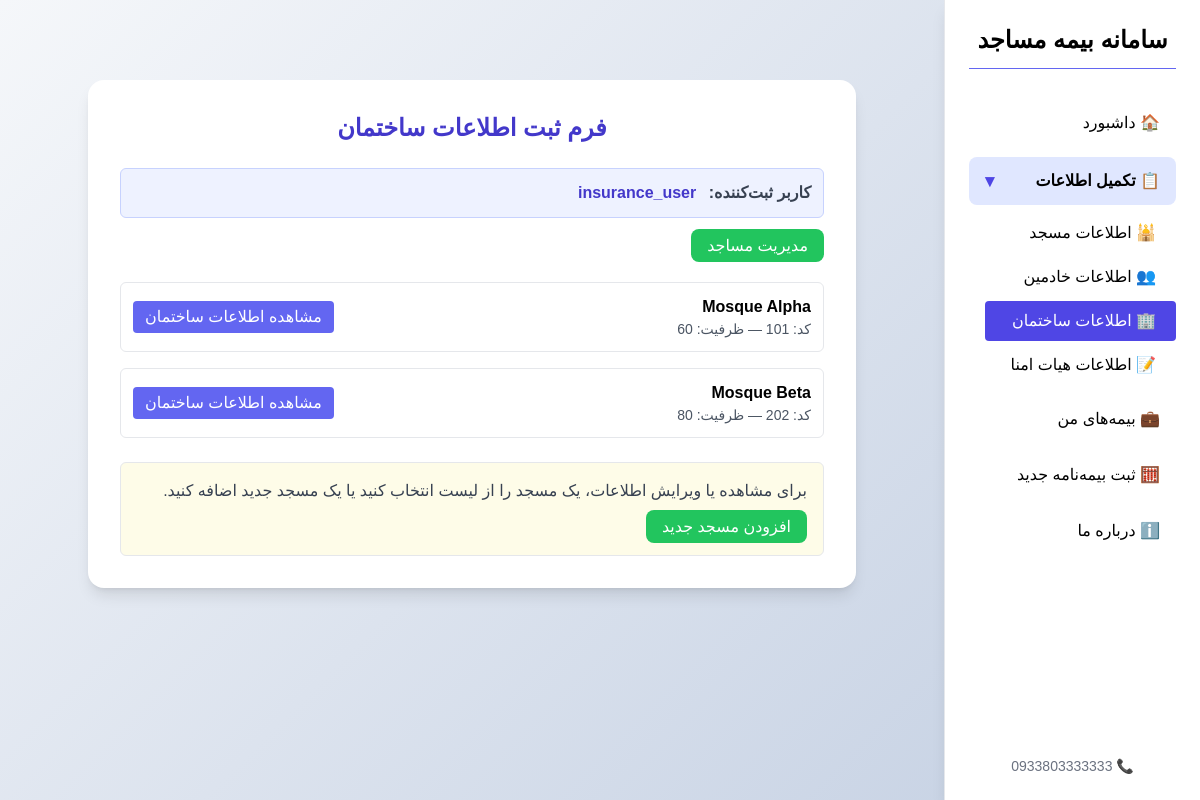
Screenshot of /account/buildform/ (signed in) with the database file from the repository.
### forms/models.py (models this page shows, shortened)
class Signup(models.Model):
    username=models.CharField(max_length=20,verbose_name="نام کاربری",unique=True)
    password=models.CharField(max_length=200,verbose_name="رمز عبور")
    email=models.EmailField(verbose_name="ایمیل",unique=True)
    class Meta:
        verbose_name="کاربران"

class MainRegistration(models.Model):
    registration=models.ForeignKey(Signup,on_delete=models.CASCADE,related_name="mosque",verbose_name="کاربر ثبت کننده")
    mosque_name=models.CharField(max_length=50,verbose_name="نام مسجد")
    mosque_id=models.IntegerField(verbose_name="کد شناسایی مسجد")
    mosque_Capacity=models.IntegerField(validators=[MinValueValidator(10)],verbose_name='ظرفیت نمازگزار')
    mosque_postalcode=models.CharField(verbose_name="کدپستی مسجد",validators=[MinLengthValidator(9)],max_length=11)
    mosque_address=models.CharField(max_length=200,verbose_name="آدرس مسجد")
    mosque_phone=models.CharField(verbose_name="تلفن ثابت مسجد",blank=True,max_length=11,validators=[MinLengthValidator(11)])
    created_phone=models.CharField(verbose_name="تلفن موبایل",max_length=11,validators=[MinLengthValidator(11)],unique=True)
    create_date=models.DateTimeField(auto_now_add=True)
    class Meta:
        verbose_name="لیست مساجد"

### forms/views.py (the view)
@custom_login_required
def BuildingInformation_view(request):
    signup = get_signup_from_session(request)
    mosque_id = request.GET.get('mosque_id') or request.POST.get('mosque_id')
    if mosque_id:
        main_reg = MainRegistration.objects.filter(registration=signup, id=mosque_id).first()
    else:
        main_reg = MainRegistration.objects.filter(registration=signup).first()
    mains = MainRegistration.objects.filter(registration=signup)
    selected = mains.filter(id=mosque_id).first() if mosque_id else None
    has_active_policy = bool(selected and mosque_has_active_policy(signup, selected))
    if not main_reg:
        messages.error(request, "ابتدا فرم اطلاعات اصلی مسجد را تکمیل کنید.")
        return redirect('/account/mainform/')  # مسیر فرم مسجد
    editing = request.GET.get("edit") == "true"
    if selected and mosque_has_active_policy(signup, selected) and request.GET.get('edit') == 'true' and not request.GET.get('endorsement') == 'true':
        messages.warning(
            request,
            "بدلیل داشتن بیمه نامه فعال شما مجاز به تغییر اطلاعات خود نیستید مگر آن که درخواست الحاقیه کنید."
        )
        return redirect(f'/insurance/request-endorsement/?mosque_id={selected.id}')
    if request.method == 'POST':
        data = BuildingInformation.objects.filter(registration=main_reg).first()
        form = BuildingInformation_form(request.POST, instance=data)
        if form.is_valid():
            trustees = form.save(commit=False)
            trustees.registration = main_reg
            trustees.save()
            messages.success(request, "اطلاعات هیات امنا ذخیره شد ✅")
            return redirect(f'/account/mainform/?mosque_id={main_reg.id}')
    else:
        data = BuildingInformation.objects.filter(registration=main_reg).first()
        form = BuildingInformation_form(instance=data)
        if not editing:
            for field in form.fields.values():
                field.widget.attrs['disabled'] = 'disabled'
    return render(request, 'buildingform.html', {
        'form': form,
        'signup': signup,
        'editing': editing,
        'mosque_id': main_reg.id if main_reg else None,
        'mosque_name': main_reg.mosque_name if main_reg else None,
        'mains': mains,
        'selected': selected,
        'has_active_policy': has_active_policy,
    })

### forms/views.py (called while the page is built)
def get_signup_from_session(request): #get username
    user=request.session.get('username')
    if user:
        try:
            signup=Signup.objects.filter(username=user).first()
        except Signup.DoesNotExist:
            messages.warning(request,"کاربری شما یافت نشد، لطفا دوباره وارد شوید")
            return None
    else:
        messages.warning(request,"ابتدا وارد شوید!")
        return None
    return signup

### forms/templates/buildingform.html (shortened to what this page needs)
{% extends 'base.html' %}
{% load static %}
{% block content %}
<body class="bg-slate-100 min-h-screen flex items-center justify-center">
  <div class="w-full max-w-3xl bg-white rounded-2xl shadow-lg p-8 mx-auto mt-12">
    <h2 class="text-2xl font-bold text-center text-indigo-700 mb-6">فرم ثبت اطلاعات ساختمان</h2>
    {% if signup %}
      <div class="bg-indigo-50 p-3 rounded-md text-gray-700 border border-indigo-200 mb-4">
        <strong>کاربر ثبت‌کننده:</strong>
        <span class="text-indigo-700 font-semibold mr-2">{{ signup.username }}</span>
      </div>
    {% endif %}
    {% if not selected %}
      <div class="mb-6 flex justify-between items-center">
        <div>
          <a href="/account/mainform/" class="bg-green-500 text-white py-2 px-4 rounded-lg hover:bg-green-600">مدیریت مساجد</a>
        </div>
      </div>
      {% if mains %}
        <div class="grid grid-cols-1 gap-4 mb-6">
          {% for m in mains %}
            <div class="p-3 border rounded-md flex justify-between items-center">
              <div>
                <div class="font-semibold">{{ m.mosque_name }}</div>
                <div class="text-sm text-gray-600">کد: {{ m.mosque_id }} — ظرفیت: {{ m.mosque_Capacity }}</div>
              </div>
              <div class="flex items-center gap-3">
                <a href="/account/buildform/?mosque_id={{ m.id }}" class="bg-indigo-500 text-white px-3 py-1 rounded">مشاهده اطلاعات ساختمان</a>
              </div>
            </div>
          {% endfor %}
        </div>
      {% endif %}
    {% endif %}
    {% if selected or editing %}
    <form method="post" class="space-y-5">
      {% csrf_token %}
      <input type="hidden" name="mosque_id" value="{{ mosque_id }}">
    {% for field in form %}
      <div>
        <label class="block text-gray-700 mb-1" for="{{ field.id_for_label }}">{{ field.label }}</label>
        {{ field }}
        {% if field.errors %}
          <p class="text-red-500 text-sm mt-1">{{ field.errors.0 }}</p>
        {% endif %}
      </div>
    {% endfor %}
    <div class="pt-4 flex justify-between items-center">
      {% if not editing %}
        {% if has_active_policy %}
          <button type="button" class="open-endorsement-modal bg-yellow-500 text-white py-2 px-4 rounded-lg hover:bg-yellow-600 transition-all" data-mosque-id="{{ mosque_id }}">
            درخواست تغییر اطلاعات
          </button>
        {% else %}
          <a href="?mosque_id={{ mosque_id }}&edit=true" class="bg-yellow-500 text-white py-2 px-4 rounded-lg hover:bg-yellow-600 transition-all">
            درخواست تغییر اطلاعات
          </a>
        {% endif %}
      {% endif %}
      <button type="submit" class="w-full {% if not editing %}hidden{% endif %} bg-indigo-600 text-white py-2 rounded-lg hover:bg-indigo-700 transition-all">
        ثبت اطلاعات
      </button>
    </div>
    </form>
    {% else %}
      <div class="p-4 bg-yellow-50 border rounded-md text-gray-700">
        برای مشاهده یا ویرایش اطلاعات، یک مسجد را از لیست انتخاب کنید یا یک مسجد جدید اضافه کنید.
        <div class="mt-3">
          <a href="/account/mainform/?new=true" class="bg-green-500 text-white py-2 px-4 rounded-lg hover:bg-green-600">افزودن مسجد جدید</a>
        </div>
      </div>
    {% endif %}
</div>
</body>
{% endblock %}

### bimemasajed1/static/css/style.css (style rules this page uses)
body { font-family: 'Vazirmatn', sans-serif; background: linear-gradient(135deg, #f5f7fa 0%, #c3cfe2 100%); min-height: 100vh; }

### rows the page displays
Signup: username "insurance_user"
MainRegistration: mosque_name "Mosque Alpha", mosque_id "101", mosque_Capacity "60"
MainRegistration: mosque_name "Mosque Beta", mosque_id "202", mosque_Capacity "80"
